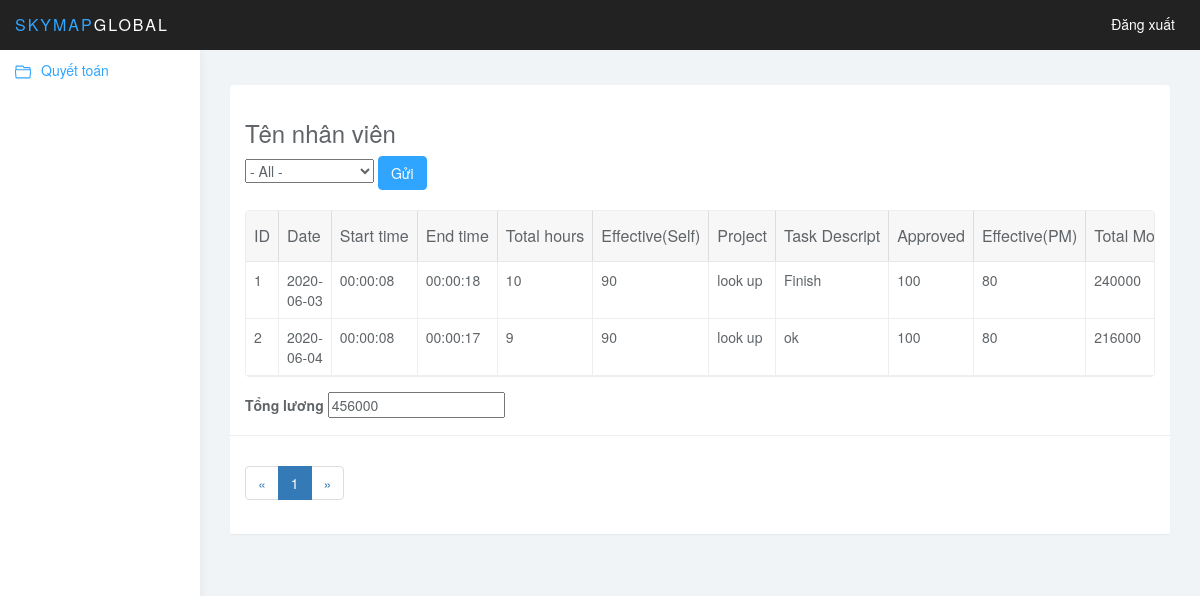
The page /index.php?page_layout=leader&page=1 (signed in) on the database its author committed.
### tables this page shows
CREATE TABLE `money` (
  `money_id` int(100) NOT NULL,
  `user_id` int(11) NOT NULL,
  `money_date` date NOT NULL,
  `money_start` time NOT NULL,
  `money_end` time NOT NULL,
  `money_total` int(100) NOT NULL,
  `money_effective` int(100) NOT NULL,
  `money_project` varchar(100) NOT NULL,
  `money_task` varchar(100) NOT NULL,
  `money_approved` int(100) NOT NULL,
  `money_effectivepm` int(100) NOT NULL,
  `money_money` float NOT NULL
);

### leader.php (the view, shortened to what this page needs)
<?php
if (isset($_GET['page'])) {
    $page = $_GET['page'];
} else {
    $page = 1;
}
$rows_per_page = 5;
$per_row = $page * $rows_per_page - $rows_per_page;
$total_rows = mysqli_num_rows(mysqli_query($conn, "SELECT * FROM money"));
$total_pages = ceil($total_rows / $rows_per_page);
$list_pages = '';
$page_prev = $page - 1;
if ($page_prev <= 0) {
    $page_prev = 1;
}
$list_pages .= '<li class="page-item"><a class="page-link" href="index.php?page_layout=leader&page=' . $page_prev . '">&laquo;</a></li>';
for ($i = 1; $i <= $total_pages; $i++) {
    if ($i == $page) {
        $active = 'active';
    } else {
        $active = '';
    }
    $list_pages .= '<li class="page-item ' . $active . '"><a class="page-link" href="index.php?page_layout=leader&page=' . $i . '">' . $i . '</a></li>';
}
$page_next = $page + 1;
if ($page_next > $total_pages) {
    $page_next = $total_pages;
}
$list_pages .= '<li class="page-item"><a class="page-link" href="index.php?page_layout=leader&page=' . $page_next . '">&raquo;</a></li>';
?>
<div class="col-sm-9 col-sm-offset-3 col-lg-10 col-lg-offset-2 main">
    <div class="row">
        <div class="col-lg-12">
            <div class="panel-body">
				<div class="panel panel-default">
                    <div class="panel-body">
                        <form  action="index.php?page_layout=leader" method="GET">
                            <h3>Tên nhân viên</h3>
                            <select name="user_id"  >
                                <option value="">- All -</option>
                            </select>
                            <button type="submit" class="btn btn-primary" >Gửi</button>
                        </form>
                        <table data-toolbar="#toolbar" data-toggle="table">
						    <thead>
						        <tr>
                                    <td>
                                        <th  data-sortable="true">ID</th>
                                        <th  data-sortable="true">Date</th>
                                        <th  data-sortable="true">Start time</th>
                                        <th  data-sortable="true">End time</th>
                                        <th  data-sortable="true">Total hours</th>
                                        <th  data-sortable="true">Effective(Self)</th>
                                        <th  data-sortable="true">Project</th>
                                        <th  data-sortable="true">Task Descript</th>
                                        <th  data-sortable="true">Approved</th>
                                        <th  data-sortable="true">Effective(PM)</th>
                                        <th  data-sortable="true">Total Money</th>
                                    </td>
                                </tr>
                            </thead>
                            <tbody>
                                <?php
                                    $total = 0;
                                    $sql = "SELECT * FROM `money`";
                                    $sql .= " ORDER BY money_id ASC LIMIT $per_row,$rows_per_page";
                                    $query = mysqli_query($conn,$sql);
                                    while($row = mysqli_fetch_assoc($query)){
                                    $total = $total + $row['money_money'];
                                ?>
                                <tr>
                                    <td ><?php echo $row['money_id']?></td>
                                    <td ><?php echo $row['money_date']?></td>
                                    <td ><?php echo $row['money_start']?></td>
                                    <td ><?php echo $row['money_end']?></td>
                                    <td ><?php echo $row['money_total']?></td>
                                    <td ><?php echo $row['money_effective']?></td>
                                    <td ><?php echo $row['money_project']?></td>
                                    <td ><?php echo $row['money_task']?></td>
                                    <td ><?php echo $row['money_approved']?></td>
                                    <td ><?php echo $row['money_effectivepm']?></td>
                                    <td ><?php echo $row['money_money']?></td>
                                </tr>
                                <?php } ?>
                            </tbody>
                        </table>
                        <div style="margin-top:15px">
                            <label>Tổng lương</label>
                            <input type="text" name="total" value="<?php echo $total; ?>"  />
                        </div>
                    </div>
                    <div class="panel-footer">
                        <nav aria-label="Page navigation example">
                            <ul class="pagination">
                                <?php
                                echo $list_pages;
                                ?>
                            </ul>
                        </nav>
                    </div>
				</div>
			</div>
        </div>
    </div>
</div>

### index.php (shortened to what this page needs)
<?php
    if (isset($_SESSION['mail']) && isset($_SESSION['pass']))
    {
        include_once ('admin.php');
    }
    else{
        include_once ('login.php');
    }
?>

### admin.php (shortened to what this page needs)
<!DOCTYPE html>
<html>
<head>
<link href="css/bootstrap.min.css" rel="stylesheet">
<link href="css/datepicker3.css" rel="stylesheet">
<link href="css/bootstrap-table.css" rel="stylesheet">
<link href="css/styles.css" rel="stylesheet">
</head>
<body>
	<nav class="navbar navbar-inverse navbar-fixed-top" role="navigation">
		<div class="container-fluid">
			<div class="navbar-header">
				<a class="navbar-brand" href="#"><span>Skymap</span>Global</a>
				<ul class="user-menu">
					<li class="dropdown pull-right">
					<li><a href="logout.php"><svg class="glyph stroked cancel"></svg> Đăng xuất</a></li>
				</ul>
			</div>
		</div>
	</nav>
	<div id="sidebar-collapse" class="col-sm-3 col-lg-2 sidebar">
		<ul class="nav menu">
		<?php
			$page = isset($_GET['page_layout']) ? $_GET['page_layout'] : '';
			$user_level = $_SESSION['user_level'];
		?>
		<?php  if ($user_level == 3): ?>
	    	<li class="<?php if($page == 'money') {echo 'active'; }?>"><a href="index.php?page_layout=money"><svg class="glyph stroked male user "><use xlink:href="#stroked-male-user"/></svg>Chấm công</a></li>
        <?php else: ?>
			<li class="<?php if($page == 'pay' ) {echo 'active';}?>"><a href="index.php?page_layout=pay"><svg class="glyph stroked open folder "><use xlink:href="#stroked-open-folder"/></svg>Quyết toán</a></li>
		<?php endif; ?>
		</ul>
	</div>
	<?php
		if (isset($_GET['page_layout'])) {
			switch($_GET['page_layout']) {
				case 'leader': include_once('leader.php');break;
			}
		}
		else {
			include_once('sub_admin.php');
		}
	?>
</body>
</html>

### css/styles.css (style rules this page uses)
body { background: #f1f4f7; padding-top: 50px; color: #5f6468; }
a, a:hover, a:focus { color: #30a5ff; }
h1, h2, h3, h4, h5, h6 { color: #5f6468; }
h3, h4 { font-weight: 300; }
.navbar-header .navbar-brand { color: #fff; font-size: 16px; text-transform: uppercase; font-weight: 500; letter-spacing: 2px; }
.navbar-header .navbar-brand span { color: #30a5ff; }
.btn-primary, .btn-primary:hover, .btn-primary:focus, .btn-primary:active, .btn-primary.active, .open > .dropdown-toggle.btn-primary, .btn-primary.disabled, .btn-primary[disabled], fieldset[disabled] .btn-primary, .btn-primary.disabled:hover, .btn-primary[disabled]:hover, fieldset[disabled] .btn-primary:hover, .btn-primary.disabled:focus, .btn-primary[disabled]:focus, fieldset[disabled] .btn-primary:focus, .btn-primary.disabled:active, .btn-primary[disabled]:active, fieldset[disabled] .btn-primary:active, .btn-primary.disabled.active, .btn-primary[disabled].active, fieldset[disabled] .btn-primary.active { background-color: #30a5ff; border-color: #30a5ff; }
.panel { border: 0; }
.panel-footer { background: #fff; border-top: 1px solid #eee; }
.navbar { border: 0; }
.user-menu { display: inline-block; margin-top: 14px; margin-right: 10px; float: right; list-style: none; padding: 0; }
.user-menu a { color: #fff; }
.sidebar { display: block; background-color: #fff; padding: 0; display: none; }
@media (min-width: 768px) { .sidebar { display: block; position: fixed; top: 50px; bottom: 0; left: 0; z-index: 1000; display: block; margin: 0; padding: 0; overflow-x: hidden; overflow-y: auto; background-color: #fff; box-shadow: 1px 0px 10px rgba(0, 0, 0, .05); } }
@media (min-width: 768px) { .navbar-header { width: 100%; } }
.table { background: #fff; }
.sidebar .glyph, .user-menu .glyph { height: 16px; width: 16px; margin: 0 10px 0 0; stroke-width: 3px; }
.user-menu .glyph { stroke-width: 4px; }

### rows shown on the page
money: money_id "1", money_date "2020-06-03", money_start "00:00:08", money_end "00:00:18", money_total "10", money_effective "90", money_project "look up", money_task "Finish", money_approved "100", money_effectivepm "80", money_money "240000"
money: money_id "2", money_date "2020-06-04", money_start "00:00:08", money_end "00:00:17", money_total "9", money_effective "90", money_project "look up", money_task "ok", money_approved "100", money_effectivepm "80", money_money "216000"
